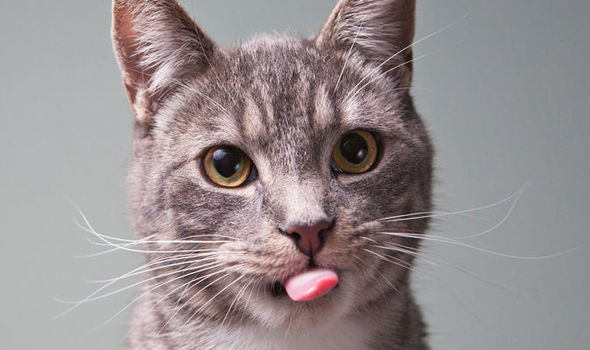
#> input picture original1.jpg, 590 x 350 px, given in place of the camera
$ python live_sketcher.py
#> lines starting #> are read from the running program, lines starting #| are printed output that depends on the picture; after the words box and inside, x2 and y2 are one past the last pixel; in counts of white or black regions, pixels touching at a corner belong together
import cv2

cap = cv2.VideoCapture(0)

while True:
	ret, frame = cap.read()
#> frame is the input picture: shape (350, 590, 3); mean B, G, R 144, 142.7, 151.3
	gray = cv2.cvtColor(frame, cv2.COLOR_BGR2GRAY)
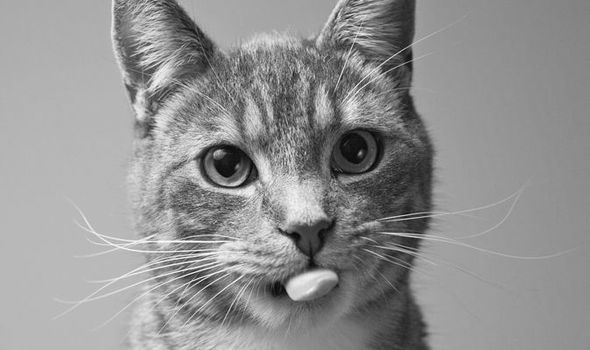
#> gray: shape (350, 590); min 2, max 255, mean 145.4
	blur = cv2.GaussianBlur(gray , (5,5), 0)
	edge = cv2.Canny(blur, 70, 100)
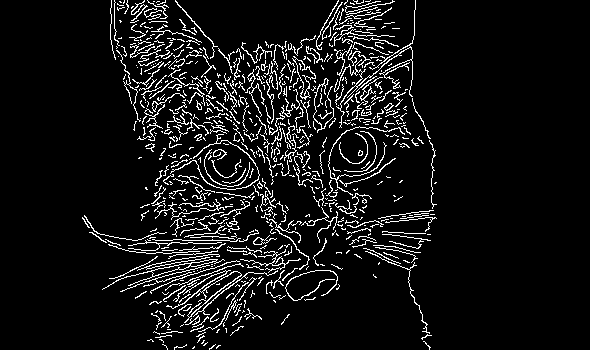
#> edge: shape (350, 590); 7.8% white in thin lines or dots, all inside (x1, y1, x2, y2) = (82, 0, 437, 350)
	ret, thresh = cv2.threshold(edge,250, 255, cv2.THRESH_BINARY_INV)
	cv2.imshow("final",thresh)

	if cv2.waitKey(33) == 27:
#> (key Esc is pressed here)
		break;
cap.release()
cv2.destroyAllWindows()

$ run again, on family.jpg
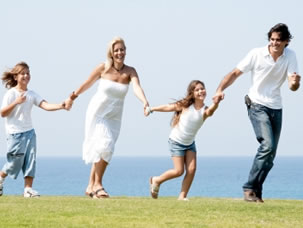
#> input picture family.jpg, 303 x 228 px, given in place of the camera
#> frame is the input picture: shape (228, 303, 3); mean B, G, R 198.1, 201.3, 193.9
#> `blur = cv2.GaussianBlur(gray , (5,5), 0)`:
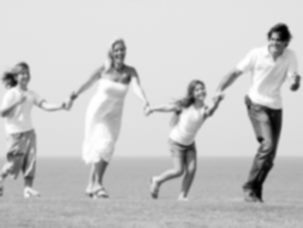
#> blur: shape (228, 303); min 1, max 254, mean 198.7
#> `edge = cv2.Canny(blur, 70, 100)`:
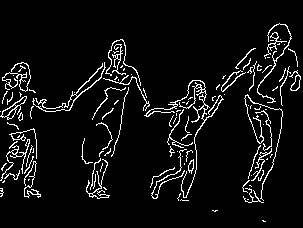
#> edge: shape (228, 303); 6.3% white in thin lines or dots, all inside (x1, y1, x2, y2) = (0, 23, 301, 222)
